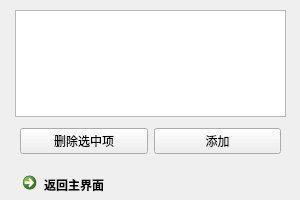
<?xml version="1.0" encoding="UTF-8"?>
<ui version="4.0">
 <class>Form</class>
 <widget class="QWidget" name="Form">
  <property name="geometry">
   <rect>
    <x>0</x>
    <y>0</y>
    <width>300</width>
    <height>200</height>
   </rect>
  </property>
  <property name="windowTitle">
   <string>Form</string>
  </property>
  <widget class="QWidget" name="verticalLayoutWidget">
   <property name="geometry">
    <rect>
     <x>0</x>
     <y>0</y>
     <width>301</width>
     <height>201</height>
    </rect>
   </property>
   <layout class="QVBoxLayout" name="verticalLayout">
    <property name="leftMargin">
     <number>15</number>
    </property>
    <property name="topMargin">
     <number>10</number>
    </property>
    <property name="rightMargin">
     <number>15</number>
    </property>
    <property name="bottomMargin">
     <number>0</number>
    </property>
    <item>
     <widget class="QTableView" name="tableView">
      <property name="font">
       <font>
        <pointsize>10</pointsize>
       </font>
      </property>
      <property name="frameShadow">
       <enum>QFrame::Raised</enum>
      </property>
     </widget>
    </item>
    <item>
     <layout class="QHBoxLayout" name="horizontalLayout">
      <property name="leftMargin">
       <number>5</number>
      </property>
      <property name="topMargin">
       <number>5</number>
      </property>
      <property name="rightMargin">
       <number>5</number>
      </property>
      <property name="bottomMargin">
       <number>5</number>
      </property>
      <item>
       <widget class="QPushButton" name="pushButton_2">
        <property name="text">
         <string>删除选中项</string>
        </property>
       </widget>
      </item>
      <item>
       <widget class="QPushButton" name="pushButton">
        <property name="text">
         <string>添加</string>
        </property>
       </widget>
      </item>
     </layout>
    </item>
    <item>
     <widget class="QCommandLinkButton" name="commandLinkButton">
      <property name="text">
       <string>返回主界面</string>
      </property>
     </widget>
    </item>
   </layout>
  </widget>
 </widget>
 <resources/>
 <connections/>
</ui>
